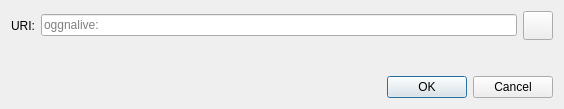
<?xml version="1.0" encoding="UTF-8"?>
<ui version="4.0">
 <class>OpenURIDialog</class>
 <widget class="QDialog" name="OpenURIDialog">
  <property name="geometry">
   <rect>
    <x>0</x>
    <y>0</y>
    <width>564</width>
    <height>109</height>
   </rect>
  </property>
  <property name="windowTitle">
   <string>Open oggnalive URI</string>
  </property>
  <layout class="QVBoxLayout" name="verticalLayout">
   <item>
    <layout class="QHBoxLayout" name="horizontalLayout">
     <item>
      <widget class="QLabel" name="label">
       <property name="text">
        <string>URI:</string>
       </property>
      </widget>
     </item>
     <item>
      <widget class="QValidatedLineEdit" name="uriEdit">
       <property name="placeholderText">
        <string notr="true">oggnalive:</string>
       </property>
      </widget>
     </item>
     <item>
      <widget class="QToolButton" name="pasteButton">
       <property name="toolTip">
        <string extracomment="Tooltip text for button that allows you to paste an address that is in your clipboard.">Paste address from clipboard</string>
       </property>
       <property name="text">
        <string/>
       </property>
       <property name="icon">
        <iconset resource="../oggnalive.qrc">
         <normaloff>:/icons/editpaste</normaloff>:/icons/editpaste
        </iconset>
       </property>
       <property name="iconSize">
        <size>
         <width>22</width>
         <height>22</height>
        </size>
       </property>
      </widget>
     </item>
    </layout>
   </item>
   <item>
    <spacer name="verticalSpacer">
     <property name="orientation">
      <enum>Qt::Vertical</enum>
     </property>
     <property name="sizeHint" stdset="0">
      <size>
       <width>20</width>
       <height>40</height>
      </size>
     </property>
    </spacer>
   </item>
   <item>
    <widget class="QDialogButtonBox" name="buttonBox">
     <property name="orientation">
      <enum>Qt::Horizontal</enum>
     </property>
     <property name="standardButtons">
      <set>QDialogButtonBox::Cancel|QDialogButtonBox::Ok</set>
     </property>
    </widget>
   </item>
  </layout>
 </widget>
 <customwidgets>
  <customwidget>
   <class>QValidatedLineEdit</class>
   <extends>QLineEdit</extends>
   <header>qt/qvalidatedlineedit.h</header>
  </customwidget>
 </customwidgets>
 <resources/>
 <connections>
  <connection>
   <sender>buttonBox</sender>
   <signal>accepted()</signal>
   <receiver>OpenURIDialog</receiver>
   <slot>accept()</slot>
   <hints>
    <hint type="sourcelabel">
     <x>248</x>
     <y>254</y>
    </hint>
    <hint type="destinationlabel">
     <x>157</x>
     <y>274</y>
    </hint>
   </hints>
  </connection>
  <connection>
   <sender>buttonBox</sender>
   <signal>rejected()</signal>
   <receiver>OpenURIDialog</receiver>
   <slot>reject()</slot>
   <hints>
    <hint type="sourcelabel">
     <x>316</x>
     <y>260</y>
    </hint>
    <hint type="destinationlabel">
     <x>286</x>
     <y>274</y>
    </hint>
   </hints>
  </connection>
 </connections>
</ui>
